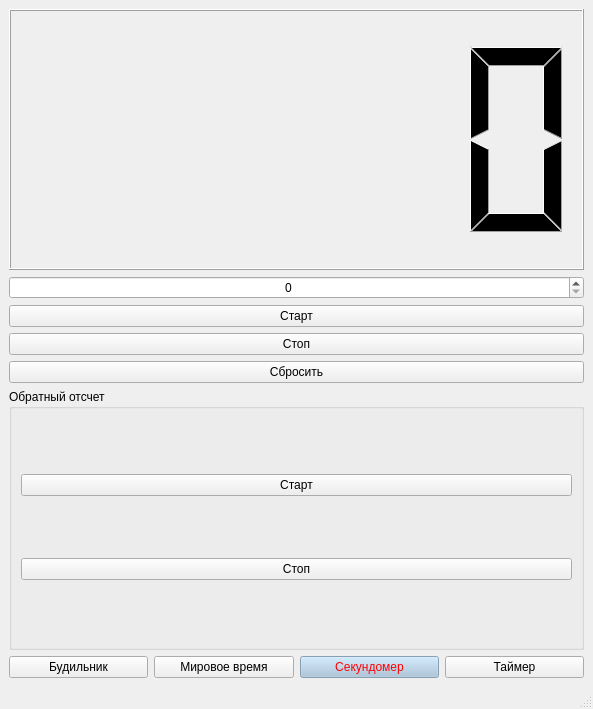
<?xml version="1.0" encoding="UTF-8"?>
<ui version="4.0">
 <class>MainWindow</class>
 <widget class="QMainWindow" name="MainWindow">
  <property name="enabled">
   <bool>true</bool>
  </property>
  <property name="geometry">
   <rect>
    <x>0</x>
    <y>0</y>
    <width>593</width>
    <height>709</height>
   </rect>
  </property>
  <property name="windowTitle">
   <string>MainWindow</string>
  </property>
  <widget class="QWidget" name="centralwidget">
   <layout class="QGridLayout" name="gridLayout">
    <item row="2" column="1">
     <widget class="QPushButton" name="worldtime_switch">
      <property name="text">
       <string>Мировое время</string>
      </property>
     </widget>
    </item>
    <item row="2" column="0">
     <widget class="QPushButton" name="Alarm_switch">
      <property name="text">
       <string>Будильник</string>
      </property>
     </widget>
    </item>
    <item row="2" column="2">
     <widget class="QPushButton" name="stopwatch_switch">
      <property name="enabled">
       <bool>false</bool>
      </property>
      <property name="styleSheet">
       <string notr="true">background-color: #A3C1DA; color: red;</string>
      </property>
      <property name="text">
       <string>Секундомер</string>
      </property>
      <property name="checkable">
       <bool>false</bool>
      </property>
     </widget>
    </item>
    <item row="2" column="3">
     <widget class="QPushButton" name="time_switch">
      <property name="text">
       <string>Таймер</string>
      </property>
     </widget>
    </item>
    <item row="1" column="0" colspan="4">
     <layout class="QVBoxLayout" name="verticalLayout_2">
      <item>
       <widget class="QLCDNumber" name="lcdNumber">
        <property name="enabled">
         <bool>true</bool>
        </property>
        <property name="layoutDirection">
         <enum>Qt::LeftToRight</enum>
        </property>
       </widget>
      </item>
      <item>
       <widget class="QSpinBox" name="beginthing">
        <property name="alignment">
         <set>Qt::AlignCenter</set>
        </property>
       </widget>
      </item>
      <item>
       <widget class="QPushButton" name="startbutton">
        <property name="text">
         <string>Старт</string>
        </property>
       </widget>
      </item>
      <item>
       <widget class="QPushButton" name="stopbutton">
        <property name="text">
         <string>Стоп</string>
        </property>
       </widget>
      </item>
      <item>
       <widget class="QPushButton" name="resetbutton">
        <property name="text">
         <string>Сбросить</string>
        </property>
       </widget>
      </item>
      <item>
       <widget class="QGroupBox" name="groupBox">
        <property name="title">
         <string>Обратный отсчет</string>
        </property>
        <layout class="QVBoxLayout" name="verticalLayout">
         <item>
          <widget class="QPushButton" name="backwardsstart">
           <property name="text">
            <string>Старт</string>
           </property>
          </widget>
         </item>
         <item>
          <widget class="QPushButton" name="backwardsstopbutton">
           <property name="text">
            <string>Стоп</string>
           </property>
          </widget>
         </item>
        </layout>
       </widget>
      </item>
     </layout>
    </item>
   </layout>
  </widget>
  <widget class="QMenuBar" name="menubar">
   <property name="geometry">
    <rect>
     <x>0</x>
     <y>0</y>
     <width>593</width>
     <height>21</height>
    </rect>
   </property>
  </widget>
  <widget class="QStatusBar" name="statusbar"/>
 </widget>
 <resources/>
 <connections/>
</ui>
